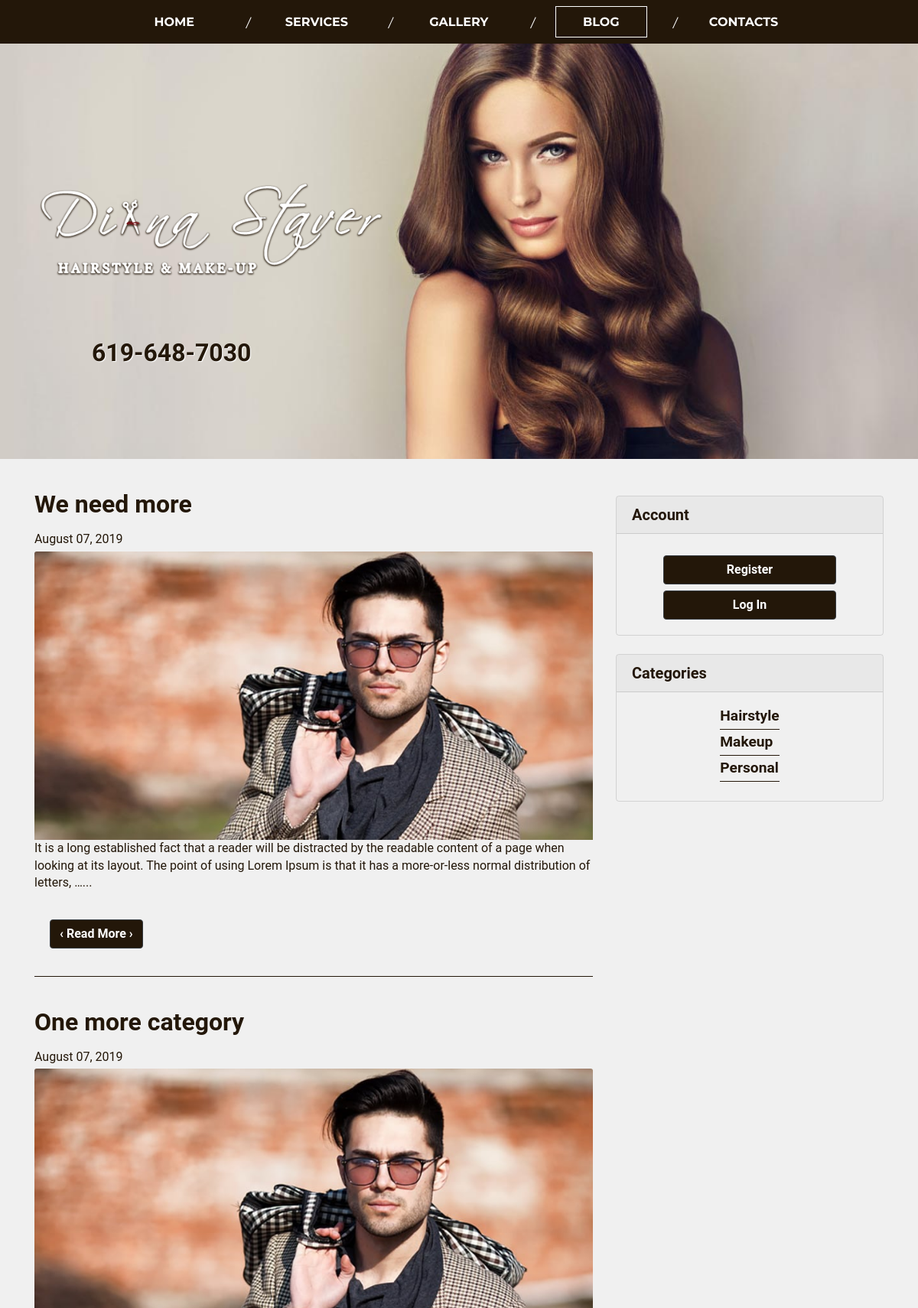
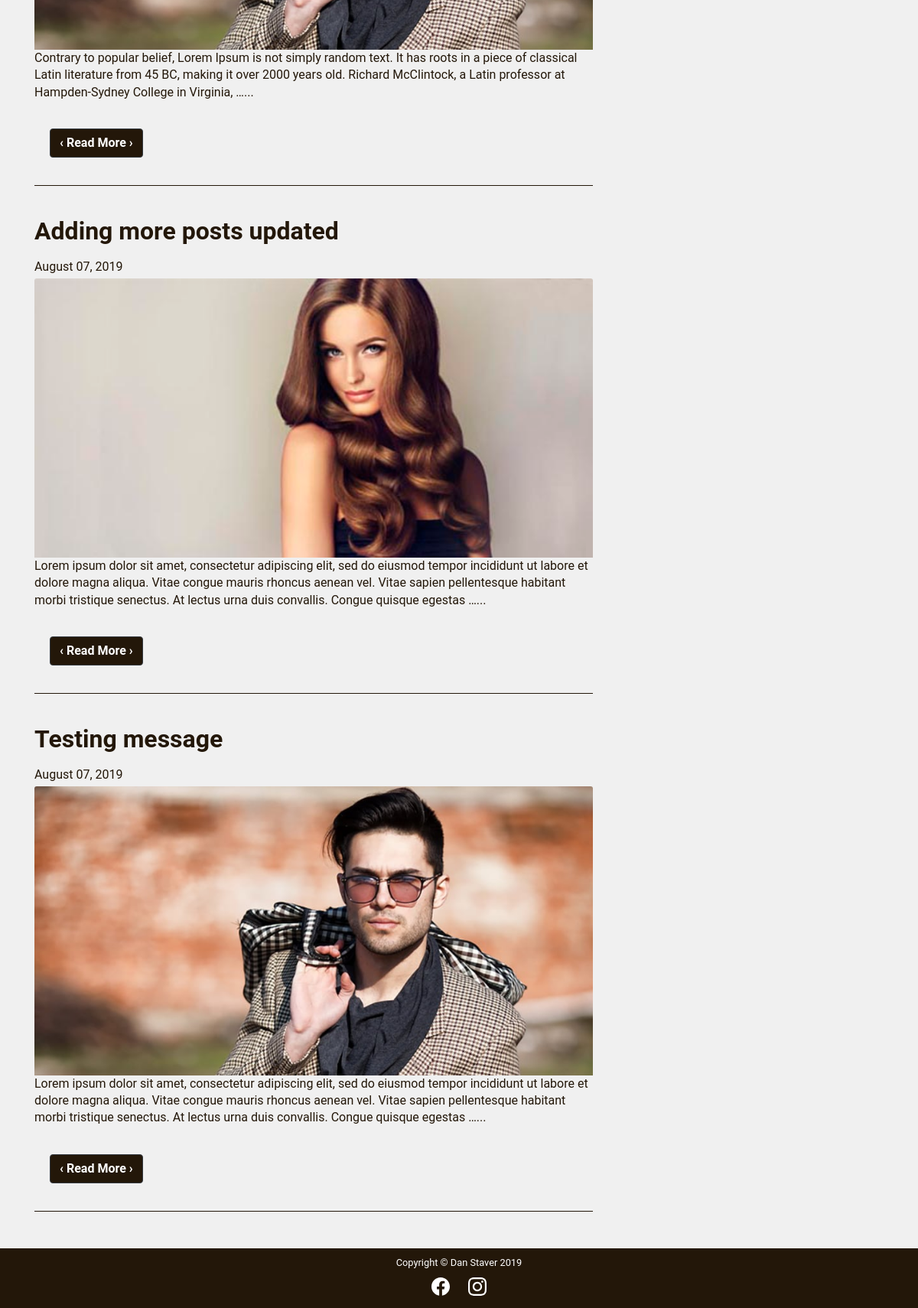
Screenshot of /blog/ with the database file from the repository (2 pictures, top to bottom).
### blog/models.py (models this page shows, shortened)
class Post(models.Model):
    PERSONAL = 'personal'
    HAIRSTYLE = "hairstyle"
    MAKEUP = "makeup"
    categories = ((PERSONAL, 'Personal'), (HAIRSTYLE, 'Hairstyle'), (MAKEUP, 'Makeup'))
    title = models.CharField(max_length=50)
    content = models.TextField()
    post_photo = models.ImageField(default="default-blog.jpg", upload_to='post_photo')
    date_posted = models.DateTimeField('Posted On', default=timezone.now)
    date_updated = models.DateTimeField(auto_now=True)
    author = models.ForeignKey(User, on_delete=models.CASCADE)
    category = models.CharField(max_length=10, choices=categories, default=HAIRSTYLE)

### blog/views.py (the view)
# urls.py: path('', PostListView.as_view(), name='blog'),
class PostListView(ListView):
    model = Post
    template_name = 'blog/blog-min.html'
    context_object_name = "posts"
    ordering = ['-date_posted']
    paginate_by = 4

### blog/templates/blog/blog-min.html (shortened to what this page needs)
{% extends 'blog/blog_base-min.html' %} {% block blogmain %} {% if posts %} {% for post in posts %}<div class="bg-transparent blog-card border-0 card my-4 pb-3"><h2 class="font-weight-bold card-title mt-3"><a href="{% url 'post-detail' post.id %}">{{ post.title }}</a></h2><p class=my-1>{{ post.date_posted|date:'F d, Y' }}</p><img alt="{{ post.title }} image" class=card-img-top src="{{ post.post_photo.url }}"><p>{{ post.content | truncatewords:40 }}...<div class=card-body><a href="{% url 'post-detail' post.id %}" class="btn btn-dark">‹ Read More ›</a></div></div>{% endfor %} {% else %}<h3 class="font-weight-bold justify-content-center mt-4 row">Nothing matched your request</h3>{% endif %}{% endblock blogmain %}

### site_content/static/site_content/styles-min.css (style rules this page uses)
body,html { height:100%;background-color:#f0f0f0 }
body { font-family:Roboto,sans-serif;line-height:1.4rem;color:#231709 }
.container .btn-dark { font-weight:700 }
.blog-card { border-bottom:solid 1px #231709!important;border-radius:0 }
.main-blog .card a { text-decoration:none }
.main-blog .card h2>a { color:#231709 }
.container .btn-dark { background-color:#231709 }

### rows the page displays
Post: title "We need more", date_posted "August 07, 2019", post_photo (picture), content "It is a long established fact that a reader will be distracted by the readable content of a page when looking at its layout. The point of using Lorem Ipsum is that it has a more-or-less normal distribution of letters, …"
Post: title "One more category", date_posted "August 07, 2019", post_photo (picture), content "Contrary to popular belief, Lorem Ipsum is not simply random text. It has roots in a piece of classical Latin literature from 45 BC, making it over 2000 years old. Richard McClintock, a Latin professor at Hampden-Sydney College in Virginia, …"
Post: title "Adding more posts updated", date_posted "August 07, 2019", post_photo (placeholder picture), content "Lorem ipsum dolor sit amet, consectetur adipiscing elit, sed do eiusmod tempor incididunt ut labore et dolore magna aliqua. Vitae congue mauris rhoncus aenean vel. Vitae sapien pellentesque habitant morbi tristique senectus. At lectus urna duis convallis. Congue quisque egestas …"
Post: title "Testing message", date_posted "August 07, 2019", post_photo (picture), content "Lorem ipsum dolor sit amet, consectetur adipiscing elit, sed do eiusmod tempor incididunt ut labore et dolore magna aliqua. Vitae congue mauris rhoncus aenean vel. Vitae sapien pellentesque habitant morbi tristique senectus. At lectus urna duis convallis. Congue quisque egestas …"
